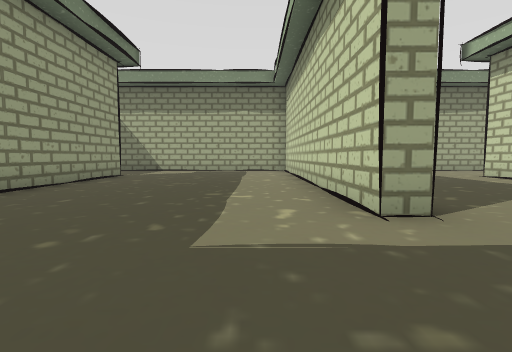
View 1 (above)

21 first-person views from a walk through a scene from a Unity 3-D project. The camera is 1.2 m above the floor, tilts 4° down and sees 85° across. The floor is counted in squares, 2 m on a side. Each view is taken from the middle of a square. On the plan, view 1 faces up. The plan holds only what a view shows up to about 9 squares ahead; the rest is blank. The place goes on beyond the plan. Some animated figures are left out.

View 2
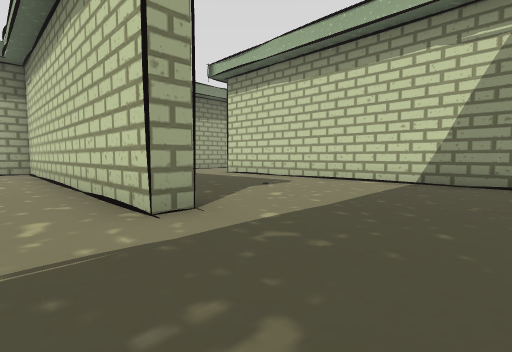

View 3
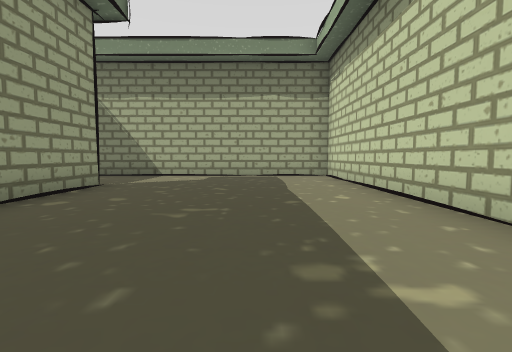

View 4
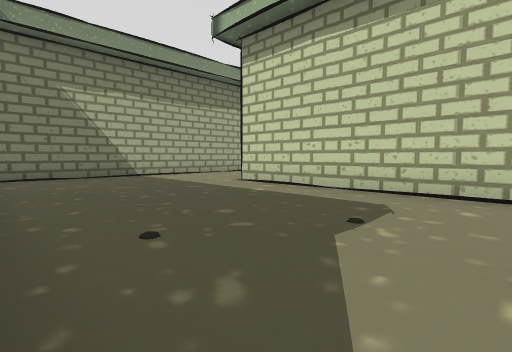

View 5
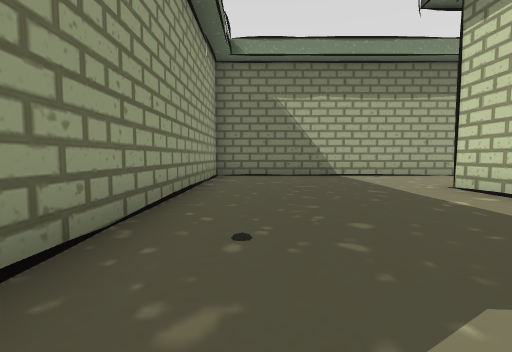

View 6
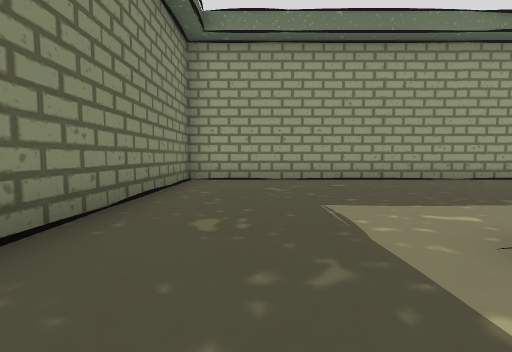

View 7
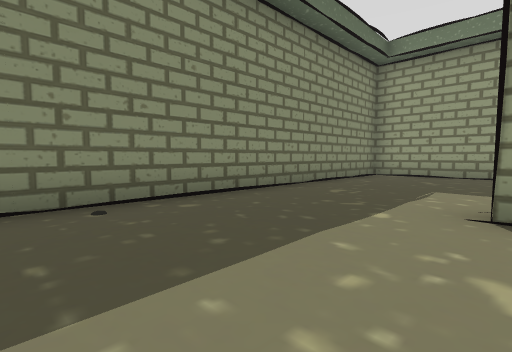

View 8
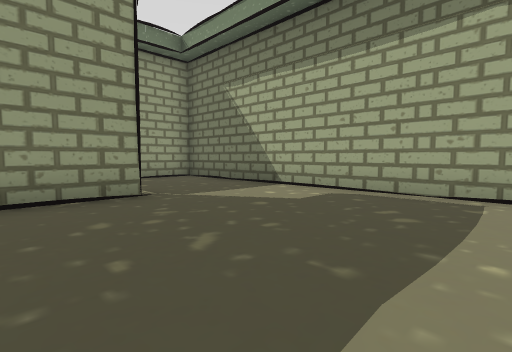

View 9
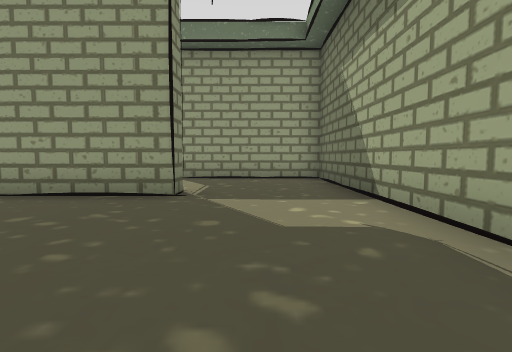

View 10
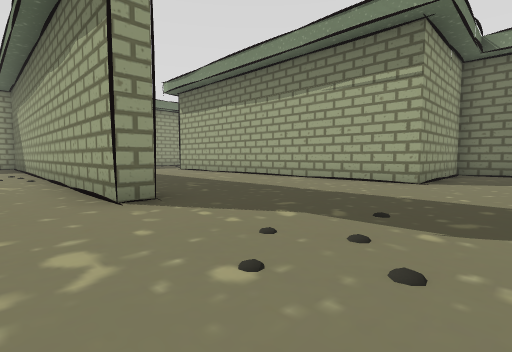

View 11
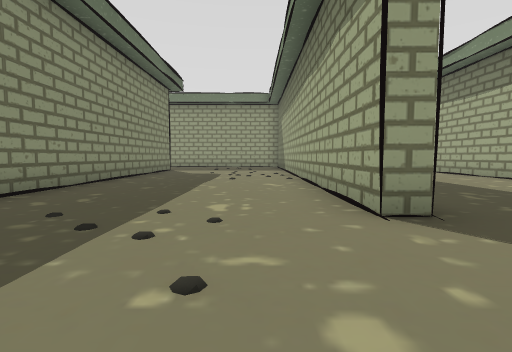

View 12
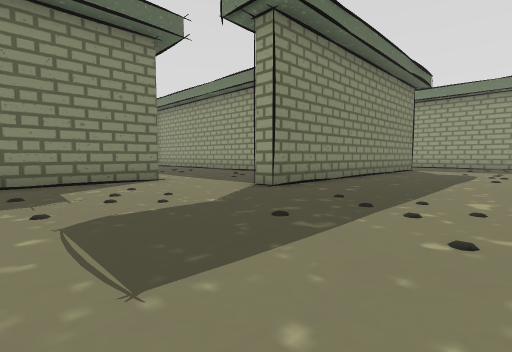

View 13
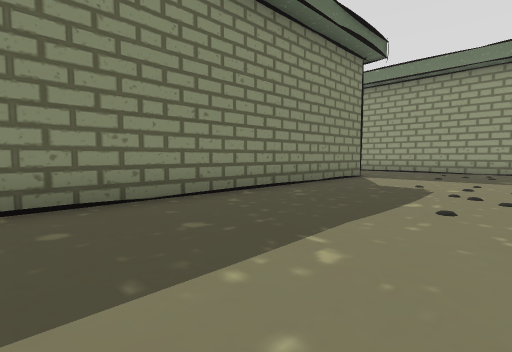

View 14
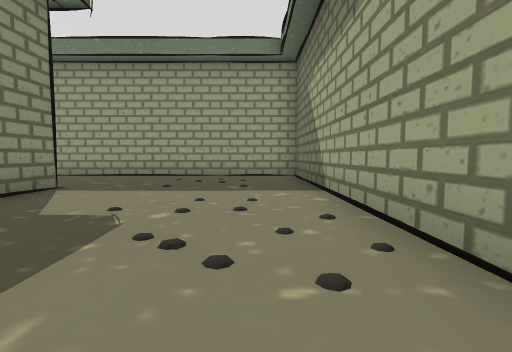

View 15
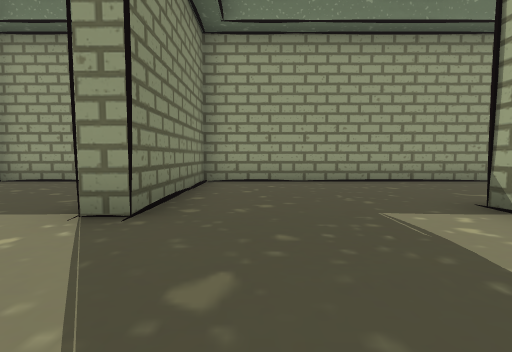

View 16
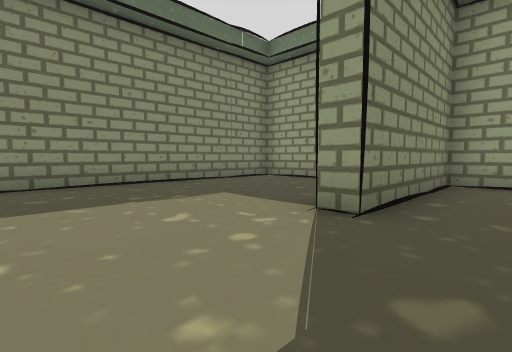

View 17
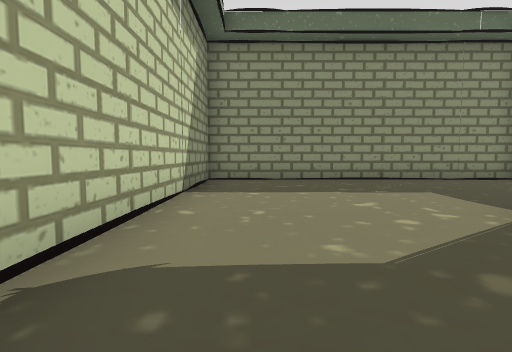

View 18
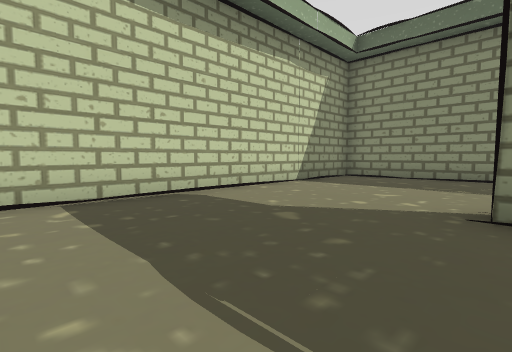

View 19
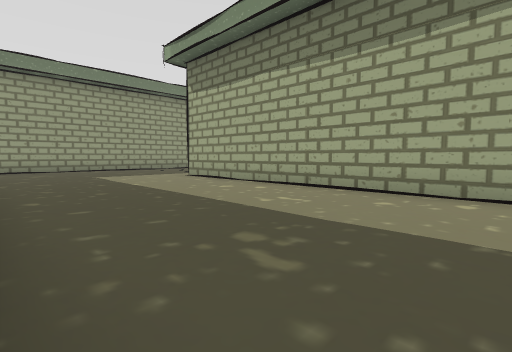

View 20
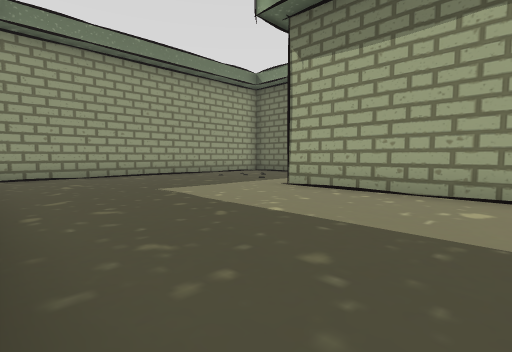

View 21
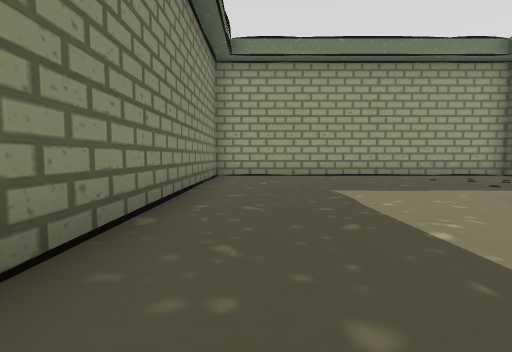

### Floor plan
Points are (right, up) in squares from view 1. A wall is a line through its corners. A room is listed if a view was taken in it or the views show most of it. See-through windows are left out.
Room 1 (views 1, 2, 3, 4, 5, 6, 7, 8, 9)
walls: (-4.9, 8.8) (-4.2, 8.8) (-4.2, -0.7) (4.9, -0.7); (6.8, 0.4) (6.8, 7.5); (8.5, 11.8) (1.7, 11.8) (1.7, 2.7) (1.2, 2.7) (1.2, 11.8) (-7.8, 11.8) (-7.8, 7.8)
ways out: opening at (-6.5, 8) to room 2
Room 2 (views 10, 11, 12, 13, 14, 15, 16, 17, 18, 19, 20, 21)
walls: (-9.8, 2.9) (-9.8, 2.3) (-22.8, 2.3) (-22.8, -7.2) (-18.8, -7.2) (-18.8, -7.9); (-18.9, -3.3) (-19.4, -3.3); (-19.4, -2.8) (-10.3, -2.8) (-10.3, -3.4); (-8.4, -5.7) (-6.2, -5.7); (-7.8, 7.8) (-17.9, 7.8); (-22.4, 11.8) (-22.7, 11.8) (-22.8, 2.8) (-15.3, 2.8); (-22.8, -10.3) (-22.8, -12.3) (-14.8, -12.3) (-14.8, -4.1)
ways out: opening at (-6.5, 8) to room 1; opening at (-9, -4.3)

Positions as (right, up) in squares from view 1, and headings:
1: (0, 0), facing up
2: (0, 0), facing up-right
3: (-1, 3), facing up
4: (2, 3), facing up-right
5: (3, 3), facing up
6: (3, 1), facing left
7: (5, 3), facing down-left
8: (0, 7), facing up-left
9: (0, 10), facing left
10: (-6, 1), facing up-left
11: (-7, 1), facing left
12: (-6, 1), facing down-left
13: (-11, 1), facing down-left
14: (-14, 1), facing left
15: (-16, -6), facing left
16: (-16, -6), facing down-left
17: (-16, -5), facing down
18: (-19, -4), facing down-right
19: (-10, 3), facing up-left
20: (-14, 3), facing up-left
21: (-14, 4), facing left
